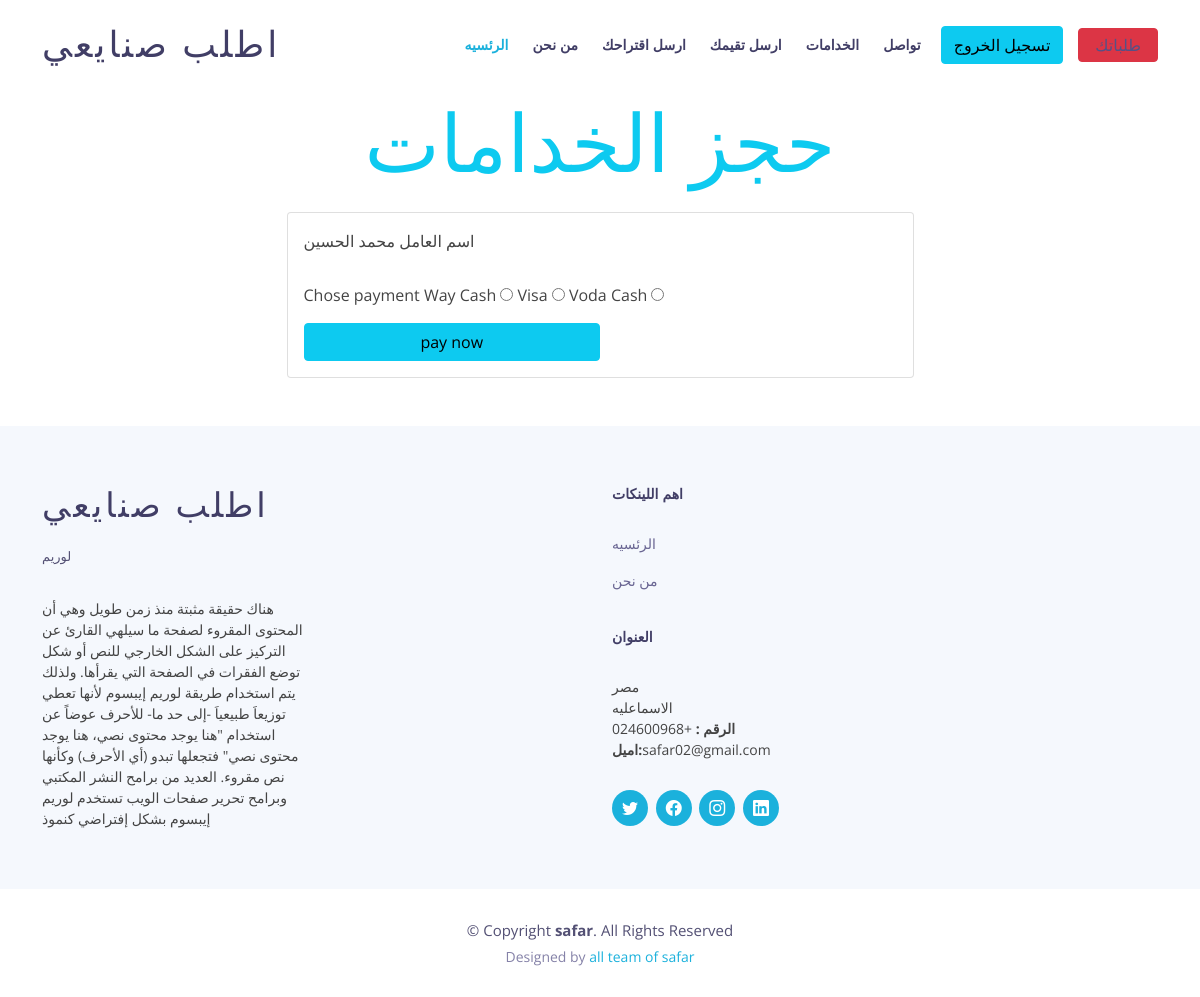
Page /user/payment.php?booking=1 (signed in) on the earlier database version.
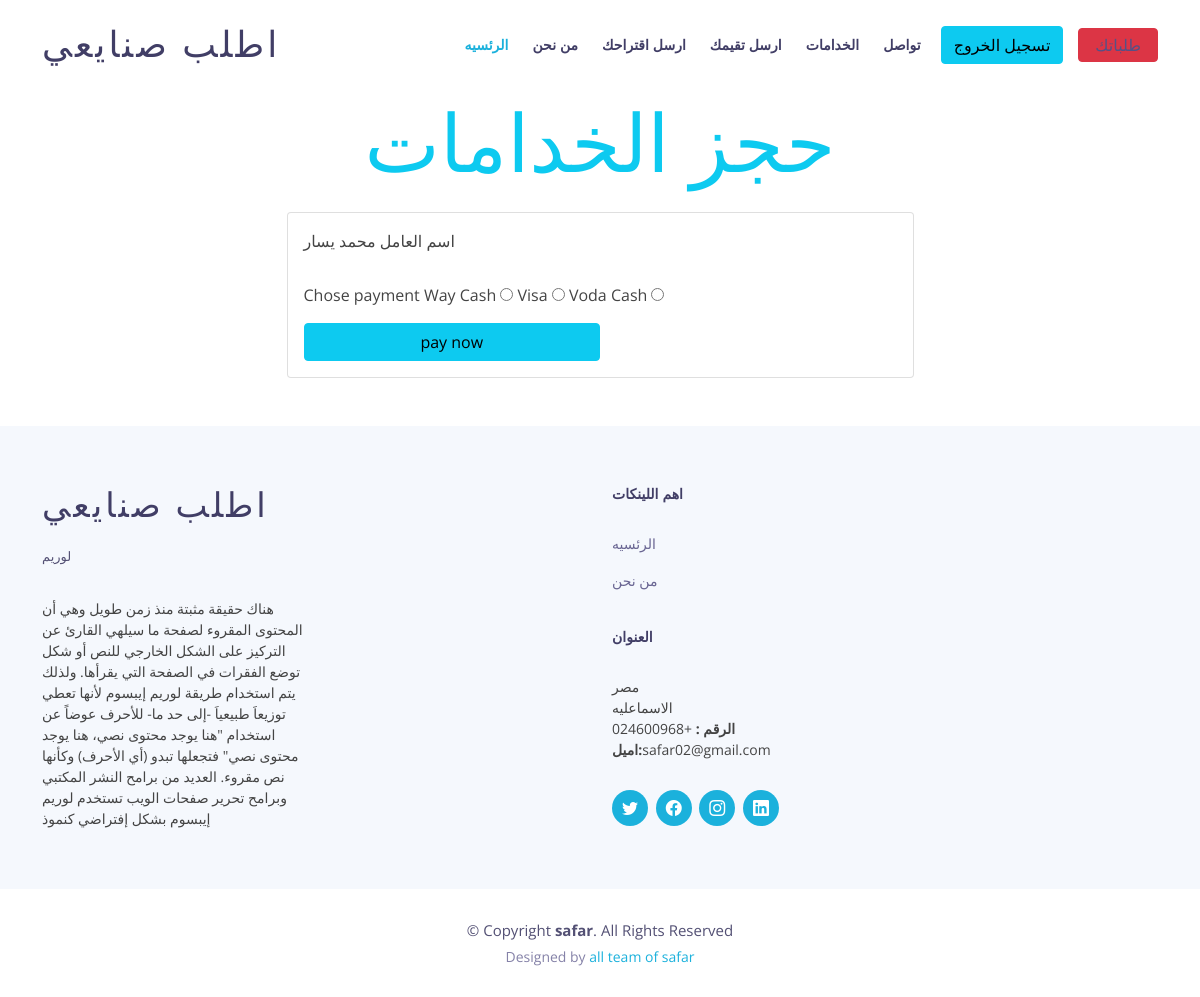
Same page on the later database version.
### tables this page shows
CREATE TABLE `employees` (
  `id` int(11) NOT NULL,
  `name` varchar(200) NOT NULL,
  `phone` varchar(66) NOT NULL,
  `address` varchar(50) NOT NULL,
  `filed` varchar(22) NOT NULL,
  `image` varchar(111) NOT NULL,
  `adminId` int(11) NOT NULL
);

### user/payment.php (the view, shortened to what this page needs)
<?php
include './shared/head.php';
include './shared/header.php';
include './sharedFunc/db.php';
if (isset($_GET['booking'])) {
    $empId = $_GET['booking'];
    $select = "SELECT * FROM `employees` where id =$empId  ";
    $s = mysqli_query($conn, $select);
    $row = mysqli_fetch_assoc($s);
}
?>
<main id="main" class="main  my-5 pt-5">
    <div class="pagetitle">
        <h1 class="display-1 text-center text-info">  حجز الخدامات </h1>
    </div>
    <section class="section dashboard">
        <div class="container">
            <div class="container col-md-7">
                <div class="card">
                    <div class="card-body">
                        <form method="POST" enctype="multipart/form-data">
                      <p> اسم العامل <?php echo $row['name']  ?></p>
                            <label for=""> Chose payment Way </label>
                            Cash <input type="radio" name="way">
                            Visa <input type="radio" name="way">
                            Voda Cash <input type="radio" name="way">
                            <button onclick="return confirm('are you sure !')" name="pay" class="btn mt-3 btn-info btn-block w-50 mx-auto"> pay now </button>
                        </form>
                    </div>
                </div>
            </div>
    </section>
</main>
<?php
include './shared/footer.php';
include './shared/script.php';
?>

Differences in the rows shown:
changed employees: name "محمد الحسين" → "محمد يسار"
